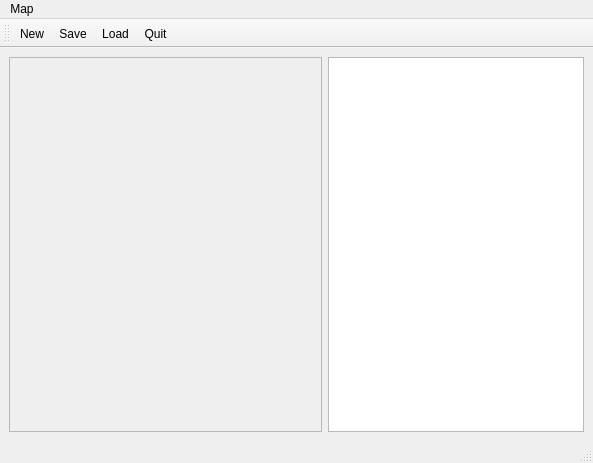
<?xml version="1.0" encoding="UTF-8"?>
<ui version="4.0">
 <class>MainWindow</class>
 <widget class="QMainWindow" name="MainWindow">
  <property name="geometry">
   <rect>
    <x>0</x>
    <y>0</y>
    <width>593</width>
    <height>463</height>
   </rect>
  </property>
  <property name="windowTitle">
   <string>Maze</string>
  </property>
  <widget class="QWidget" name="centralwidget">
   <layout class="QHBoxLayout" name="horizontalLayout">
    <item>
     <widget class="QScrollArea" name="scrollArea">
      <property name="widgetResizable">
       <bool>true</bool>
      </property>
      <widget class="QWidget" name="scrollAreaWidgetContents">
       <property name="geometry">
        <rect>
         <x>0</x>
         <y>0</y>
         <width>311</width>
         <height>379</height>
        </rect>
       </property>
      </widget>
     </widget>
    </item>
    <item>
     <widget class="QListWidget" name="palette">
      <property name="sizePolicy">
       <sizepolicy hsizetype="Preferred" vsizetype="Expanding">
        <horstretch>0</horstretch>
        <verstretch>0</verstretch>
       </sizepolicy>
      </property>
     </widget>
    </item>
   </layout>
  </widget>
  <widget class="QMenuBar" name="menubar">
   <property name="geometry">
    <rect>
     <x>0</x>
     <y>0</y>
     <width>593</width>
     <height>21</height>
    </rect>
   </property>
   <widget class="QMenu" name="menuMap">
    <property name="title">
     <string>Map</string>
    </property>
    <addaction name="actionNew"/>
    <addaction name="actionSave"/>
    <addaction name="actionLoad"/>
    <addaction name="actionQuit"/>
   </widget>
   <addaction name="menuMap"/>
  </widget>
  <widget class="QStatusBar" name="statusbar"/>
  <widget class="QToolBar" name="toolBar">
   <property name="windowTitle">
    <string>toolBar</string>
   </property>
   <attribute name="toolBarArea">
    <enum>TopToolBarArea</enum>
   </attribute>
   <attribute name="toolBarBreak">
    <bool>false</bool>
   </attribute>
   <addaction name="actionNew"/>
   <addaction name="actionSave"/>
   <addaction name="actionLoad"/>
   <addaction name="actionQuit"/>
  </widget>
  <action name="actionNew">
   <property name="text">
    <string>New</string>
   </property>
  </action>
  <action name="actionQuit">
   <property name="text">
    <string>Quit</string>
   </property>
  </action>
  <action name="actionSave">
   <property name="text">
    <string>Save</string>
   </property>
  </action>
  <action name="actionLoad">
   <property name="text">
    <string>Load</string>
   </property>
  </action>
 </widget>
 <resources/>
 <connections>
  <connection>
   <sender>actionQuit</sender>
   <signal>triggered()</signal>
   <receiver>MainWindow</receiver>
   <slot>close()</slot>
   <hints>
    <hint type="sourcelabel">
     <x>-1</x>
     <y>-1</y>
    </hint>
    <hint type="destinationlabel">
     <x>296</x>
     <y>231</y>
    </hint>
   </hints>
  </connection>
 </connections>
</ui>
